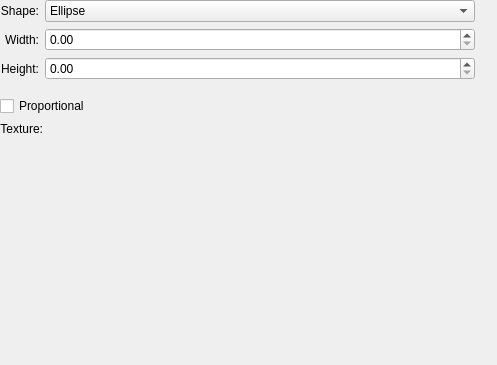
<?xml version="1.0" encoding="utf-8"?>
<ui version="4.0">
 <author>
    SPDX-FileCopyrightText: none
    SPDX-License-Identifier: GPL-3.0-or-later
  </author>
 <class>WdgSprayShapeOptions</class>
 <widget class="QWidget" name="WdgSprayShapeOptions">
  <property name="enabled">
   <bool>true</bool>
  </property>
  <property name="geometry">
   <rect>
    <x>0</x>
    <y>0</y>
    <width>497</width>
    <height>365</height>
   </rect>
  </property>
  <property name="sizePolicy">
   <sizepolicy hsizetype="Preferred" vsizetype="Preferred">
    <horstretch>255</horstretch>
    <verstretch>255</verstretch>
   </sizepolicy>
  </property>
  <property name="minimumSize">
   <size>
    <width>425</width>
    <height>365</height>
   </size>
  </property>
  <layout class="QVBoxLayout" name="verticalLayout">
   <property name="margin">
    <number>0</number>
   </property>
   <item>
    <layout class="QGridLayout" columnstretch="0,0,0" name="gridLayout">
     <property name="bottomMargin">
      <number>10</number>
     </property>
     <item column="0" row="0">
      <widget class="QLabel" name="widthInfoLbl_2">
       <property name="sizePolicy">
        <sizepolicy hsizetype="Fixed" vsizetype="Preferred">
         <horstretch>0</horstretch>
         <verstretch>0</verstretch>
        </sizepolicy>
       </property>
       <property name="text">
        <string>Shape:</string>
       </property>
       <property name="alignment">
        <set>Qt::AlignRight|Qt::AlignTrailing|Qt::AlignVCenter</set>
       </property>
      </widget>
     </item>
     <item column="1" row="0">
      <widget class="QComboBox" name="shapeBox">
       <property name="sizePolicy">
        <sizepolicy hsizetype="Preferred" vsizetype="Fixed">
         <horstretch>0</horstretch>
         <verstretch>0</verstretch>
        </sizepolicy>
       </property>
       <property name="currentIndex">
        <number>0</number>
       </property>
       <item>
        <property name="text">
         <string>Ellipse</string>
        </property>
       </item>
       <item>
        <property name="text">
         <string>Rectangle</string>
        </property>
       </item>
       <item>
        <property name="text">
         <string>Anti-aliased pixel</string>
        </property>
       </item>
       <item>
        <property name="text">
         <string>Pixel</string>
        </property>
       </item>
       <item>
        <property name="text">
         <string>Image</string>
        </property>
       </item>
      </widget>
     </item>
     <item column="0" row="1">
      <widget class="QLabel" name="widthInfoLbl">
       <property name="text">
        <string>Width:</string>
       </property>
       <property name="alignment">
        <set>Qt::AlignRight|Qt::AlignTrailing|Qt::AlignVCenter</set>
       </property>
      </widget>
     </item>
     <item column="2" row="1" rowspan="2">
      <widget class="KoAspectButton" name="aspectButton">
       <property name="sizePolicy">
        <sizepolicy hsizetype="Minimum" vsizetype="Fixed">
         <horstretch>0</horstretch>
         <verstretch>0</verstretch>
        </sizepolicy>
       </property>
       <property name="minimumSize">
        <size>
         <width>16</width>
         <height>0</height>
        </size>
       </property>
       <property name="maximumSize">
        <size>
         <width>16</width>
         <height>32767</height>
        </size>
       </property>
       <property name="text">
        <string/>
       </property>
      </widget>
     </item>
     <item column="0" row="2">
      <widget class="QLabel" name="heightInfoLbl">
       <property name="text">
        <string>Height:</string>
       </property>
       <property name="alignment">
        <set>Qt::AlignRight|Qt::AlignTrailing|Qt::AlignVCenter</set>
       </property>
      </widget>
     </item>
     <item column="1" row="2">
      <widget class="KisDoubleSliderSpinBox" name="heightSpin"/>
     </item>
     <item column="1" row="1">
      <widget class="KisDoubleSliderSpinBox" name="widthSpin">
       <property name="minimumSize">
        <size>
         <width>0</width>
         <height>0</height>
        </size>
       </property>
      </widget>
     </item>
    </layout>
   </item>
   <item>
    <widget class="QCheckBox" name="proportionalBox">
     <property name="text">
      <string>Proportional</string>
     </property>
     <property name="checked">
      <bool>false</bool>
     </property>
    </widget>
   </item>
   <item>
    <layout class="QHBoxLayout" name="horizontalLayout_2">
     <item>
      <widget class="QLabel" name="label">
       <property name="sizePolicy">
        <sizepolicy hsizetype="Minimum" vsizetype="Preferred">
         <horstretch>0</horstretch>
         <verstretch>0</verstretch>
        </sizepolicy>
       </property>
       <property name="text">
        <string>Texture:</string>
       </property>
       <property name="alignment">
        <set>Qt::AlignRight|Qt::AlignTrailing|Qt::AlignVCenter</set>
       </property>
      </widget>
     </item>
     <item>
      <widget class="KisFileNameRequester" name="imageUrlRequester">
       <property name="sizePolicy">
        <sizepolicy hsizetype="MinimumExpanding" vsizetype="Preferred">
         <horstretch>0</horstretch>
         <verstretch>0</verstretch>
        </sizepolicy>
       </property>
      </widget>
     </item>
    </layout>
   </item>
   <item>
    <spacer name="verticalSpacer">
     <property name="orientation">
      <enum>Qt::Vertical</enum>
     </property>
     <property name="sizeHint" stdset="0">
      <size>
       <width>20</width>
       <height>37</height>
      </size>
     </property>
    </spacer>
   </item>
  </layout>
 </widget>
 <customwidgets>
  <customwidget>
   <class>KisFileNameRequester</class>
   <extends>QWidget</extends>
   <header location="global">kis_file_name_requester.h</header>
   <container>1</container>
  </customwidget>
  <customwidget>
   <class>KisDoubleSliderSpinBox</class>
   <extends>QDoubleSpinBox</extends>
   <header>kis_slider_spin_box.h</header>
   <container>1</container>
  </customwidget>
  <customwidget>
   <class>KoAspectButton</class>
   <extends>QLabel</extends>
   <header>KoAspectButton.h</header>
   <container>1</container>
  </customwidget>
 </customwidgets>
 <resources/>
 <connections/>
</ui>
